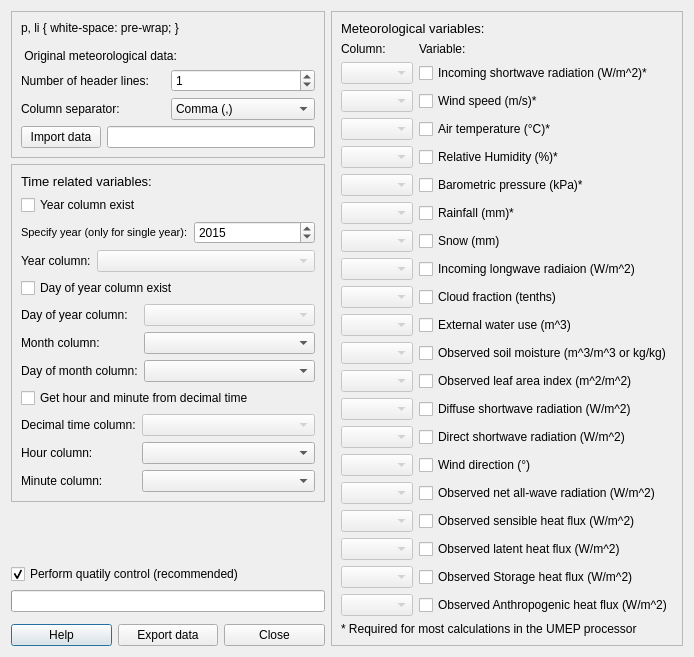
 <widget class="QDialog" name="MetdataProcessorDialogBase">
  <property name="enabled">
   <bool>true</bool>
  </property>
  <property name="geometry">
   <rect>
    <x>0</x>
    <y>0</y>
    <width>694</width>
    <height>614</height>
   </rect>
  </property>
  <property name="windowTitle">
   <string>Metdata processor</string>
  </property>
  <layout class="QGridLayout" name="gridLayout_4">
   <item row="3" column="0" colspan="3">
    <widget class="QCheckBox" name="checkBoxQuality">
     <property name="enabled">
      <bool>true</bool>
     </property>
     <property name="text">
      <string>Perform quatily control (recommended)</string>
     </property>
     <property name="checked">
      <bool>true</bool>
     </property>
    </widget>
   </item>
   <item row="4" column="0" colspan="3">
    <widget class="QProgressBar" name="progressBar">
     <property name="value">
      <number>0</number>
     </property>
     <property name="textVisible">
      <bool>false</bool>
     </property>
    </widget>
   </item>
   <item row="6" column="0">
    <widget class="QPushButton" name="helpButton">
     <property name="enabled">
      <bool>true</bool>
     </property>
     <property name="cursor">
      <cursorShape>ArrowCursor</cursorShape>
     </property>
     <property name="text">
      <string>Help</string>
     </property>
    </widget>
   </item>
   <item row="6" column="1">
    <widget class="QPushButton" name="pushButtonExport">
     <property name="enabled">
      <bool>true</bool>
     </property>
     <property name="cursor">
      <cursorShape>ArrowCursor</cursorShape>
     </property>
     <property name="text">
      <string>Export data</string>
     </property>
    </widget>
   </item>
   <item row="6" column="2">
    <widget class="QPushButton" name="pushButtonClose">
     <property name="text">
      <string>Close</string>
     </property>
    </widget>
   </item>
   <item row="0" column="0" colspan="3">
    <widget class="QFrame" name="frame_2">
     <property name="frameShape">
      <enum>QFrame::StyledPanel</enum>
     </property>
     <property name="frameShadow">
      <enum>QFrame::Raised</enum>
     </property>
     <layout class="QGridLayout" name="gridLayout">
      <item row="0" column="0">
       <widget class="QLabel" name="label_12">
        <property name="text">
         <string>&lt;!DOCTYPE HTML PUBLIC &quot;-//W3C//DTD HTML 4.0//EN&quot; &quot;http://www.w3.org/TR/REC-html40/strict.dtd&quot;&gt;
&lt;html&gt;&lt;head&gt;&lt;meta name=&quot;qrichtext&quot; content=&quot;1&quot; /&gt;&lt;style type=&quot;text/css&quot;&gt;
p, li { white-space: pre-wrap; }
&lt;/style&gt;&lt;/head&gt;&lt;body style=&quot; font-family:'MS Shell Dlg 2'; font-size:8.25pt; font-weight:400; font-style:normal;&quot;&gt;
&lt;p style=&quot; margin-top:0px; margin-bottom:0px; margin-left:0px; margin-right:0px; -qt-block-indent:0; text-indent:0px;&quot;&gt;&lt;span style=&quot; font-size:10pt;&quot;&gt;Original meteorological data:&lt;/span&gt;&lt;/p&gt;&lt;/body&gt;&lt;/html&gt;</string>
        </property>
       </widget>
      </item>
      <item row="1" column="0">
       <layout class="QHBoxLayout" name="horizontalLayout_3">
        <item>
         <widget class="QLabel" name="label_4">
          <property name="text">
           <string>Number of header lines:</string>
          </property>
         </widget>
        </item>
        <item>
         <widget class="QSpinBox" name="spinBoxHeader">
          <property name="enabled">
           <bool>true</bool>
          </property>
          <property name="value">
           <number>1</number>
          </property>
         </widget>
        </item>
       </layout>
      </item>
      <item row="2" column="0">
       <layout class="QHBoxLayout" name="horizontalLayout_2">
        <item>
         <widget class="QLabel" name="label_16">
          <property name="text">
           <string>Column separator:</string>
          </property>
         </widget>
        </item>
        <item>
         <widget class="QComboBox" name="comboBox_sep">
          <property name="enabled">
           <bool>true</bool>
          </property>
          <item>
           <property name="text">
            <string>Comma (,)</string>
           </property>
          </item>
          <item>
           <property name="text">
            <string>Space ( )</string>
           </property>
          </item>
          <item>
           <property name="text">
            <string>Tab (\t)</string>
           </property>
          </item>
          <item>
           <property name="text">
            <string>Semicolon (;)</string>
           </property>
          </item>
          <item>
           <property name="text">
            <string>Colon (:)</string>
           </property>
          </item>
         </widget>
        </item>
       </layout>
      </item>
      <item row="3" column="0">
       <layout class="QHBoxLayout" name="horizontalLayout">
        <item>
         <widget class="QPushButton" name="pushButtonImport">
          <property name="text">
           <string>Import data</string>
          </property>
         </widget>
        </item>
        <item>
         <widget class="QLineEdit" name="textInput"/>
        </item>
       </layout>
      </item>
     </layout>
    </widget>
   </item>
   <item row="0" column="3" rowspan="7">
    <widget class="QFrame" name="frame">
     <property name="enabled">
      <bool>true</bool>
     </property>
     <property name="frameShape">
      <enum>QFrame::StyledPanel</enum>
     </property>
     <property name="frameShadow">
      <enum>QFrame::Raised</enum>
     </property>
     <layout class="QGridLayout" name="gridLayout_3">
      <item row="0" column="0" colspan="2">
       <widget class="QLabel" name="label_8">
        <property name="text">
         <string>&lt;!DOCTYPE HTML PUBLIC &quot;-//W3C//DTD HTML 4.0//EN&quot; &quot;http://www.w3.org/TR/REC-html40/strict.dtd&quot;&gt;
&lt;html&gt;&lt;head&gt;&lt;meta name=&quot;qrichtext&quot; content=&quot;1&quot; /&gt;&lt;style type=&quot;text/css&quot;&gt;
p, li { white-space: pre-wrap; }
&lt;/style&gt;&lt;/head&gt;&lt;body style=&quot; font-family:'MS Shell Dlg 2'; font-size:8.25pt; font-weight:400; font-style:normal;&quot;&gt;
&lt;p style=&quot; margin-top:0px; margin-bottom:0px; margin-left:0px; margin-right:0px; -qt-block-indent:0; text-indent:0px;&quot;&gt;&lt;span style=&quot; font-size:10pt;&quot;&gt;Meteorological variables:&lt;/span&gt;&lt;/p&gt;&lt;/body&gt;&lt;/html&gt;</string>
        </property>
       </widget>
      </item>
      <item row="1" column="0">
       <widget class="QLabel" name="label_col">
        <property name="text">
         <string>Column:</string>
        </property>
       </widget>
      </item>
      <item row="1" column="1">
       <widget class="QLabel" name="label_18">
        <property name="text">
         <string>Variable:</string>
        </property>
       </widget>
      </item>
      <item row="2" column="0">
       <widget class="QComboBox" name="comboBox_kdown">
        <property name="enabled">
         <bool>false</bool>
        </property>
       </widget>
      </item>
      <item row="2" column="1">
       <widget class="QCheckBox" name="checkBox_kdown">
        <property name="enabled">
         <bool>true</bool>
        </property>
        <property name="text">
         <string>Incoming shortwave radiation (W/m^2)*</string>
        </property>
        <property name="checked">
         <bool>false</bool>
        </property>
       </widget>
      </item>
      <item row="3" column="0">
       <widget class="QComboBox" name="comboBox_ws">
        <property name="enabled">
         <bool>false</bool>
        </property>
       </widget>
      </item>
      <item row="3" column="1">
       <widget class="QCheckBox" name="checkBox_ws">
        <property name="enabled">
         <bool>true</bool>
        </property>
        <property name="text">
         <string>Wind speed (m/s)*</string>
        </property>
        <property name="checked">
         <bool>false</bool>
        </property>
       </widget>
      </item>
      <item row="4" column="0">
       <widget class="QComboBox" name="comboBox_Tair">
        <property name="enabled">
         <bool>false</bool>
        </property>
       </widget>
      </item>
      <item row="4" column="1">
       <widget class="QCheckBox" name="checkBox_Tair">
        <property name="enabled">
         <bool>true</bool>
        </property>
        <property name="text">
         <string>Air temperature (°C)*</string>
        </property>
        <property name="checked">
         <bool>false</bool>
        </property>
       </widget>
      </item>
      <item row="5" column="0">
       <widget class="QComboBox" name="comboBox_RH">
        <property name="enabled">
         <bool>false</bool>
        </property>
       </widget>
      </item>
      <item row="5" column="1">
       <widget class="QCheckBox" name="checkBox_RH">
        <property name="enabled">
         <bool>true</bool>
        </property>
        <property name="text">
         <string>Relative Humidity (%)*</string>
        </property>
        <property name="checked">
         <bool>false</bool>
        </property>
       </widget>
      </item>
      <item row="6" column="0">
       <widget class="QComboBox" name="comboBox_pres">
        <property name="enabled">
         <bool>false</bool>
        </property>
       </widget>
      </item>
      <item row="6" column="1">
       <widget class="QCheckBox" name="checkBox_pres">
        <property name="enabled">
         <bool>true</bool>
        </property>
        <property name="text">
         <string>Barometric pressure (kPa)*</string>
        </property>
        <property name="checked">
         <bool>false</bool>
        </property>
       </widget>
      </item>
      <item row="7" column="0">
       <widget class="QComboBox" name="comboBox_rain">
        <property name="enabled">
         <bool>false</bool>
        </property>
       </widget>
      </item>
      <item row="7" column="1">
       <widget class="QCheckBox" name="checkBox_rain">
        <property name="enabled">
         <bool>true</bool>
        </property>
        <property name="text">
         <string>Rainfall (mm)*</string>
        </property>
        <property name="checked">
         <bool>false</bool>
        </property>
       </widget>
      </item>
      <item row="8" column="0">
       <widget class="QComboBox" name="comboBox_snow">
        <property name="enabled">
         <bool>false</bool>
        </property>
       </widget>
      </item>
      <item row="8" column="1">
       <widget class="QCheckBox" name="checkBox_snow">
        <property name="enabled">
         <bool>true</bool>
        </property>
        <property name="text">
         <string>Snow (mm)</string>
        </property>
        <property name="checked">
         <bool>false</bool>
        </property>
       </widget>
      </item>
      <item row="9" column="0">
       <widget class="QComboBox" name="comboBox_ldown">
        <property name="enabled">
         <bool>false</bool>
        </property>
       </widget>
      </item>
      <item row="9" column="1">
       <widget class="QCheckBox" name="checkBox_ldown">
        <property name="enabled">
         <bool>true</bool>
        </property>
        <property name="text">
         <string>Incoming longwave radiaion (W/m^2)</string>
        </property>
        <property name="checked">
         <bool>false</bool>
        </property>
       </widget>
      </item>
      <item row="10" column="0">
       <widget class="QComboBox" name="comboBox_fcld">
        <property name="enabled">
         <bool>false</bool>
        </property>
       </widget>
      </item>
      <item row="10" column="1">
       <widget class="QCheckBox" name="checkBox_fcld">
        <property name="enabled">
         <bool>true</bool>
        </property>
        <property name="text">
         <string>Cloud fraction (tenths)</string>
        </property>
        <property name="checked">
         <bool>false</bool>
        </property>
       </widget>
      </item>
      <item row="11" column="0">
       <widget class="QComboBox" name="comboBox_Wuh">
        <property name="enabled">
         <bool>false</bool>
        </property>
       </widget>
      </item>
      <item row="11" column="1">
       <widget class="QCheckBox" name="checkBox_Wuh">
        <property name="enabled">
         <bool>true</bool>
        </property>
        <property name="text">
         <string>External water use (m^3)</string>
        </property>
        <property name="checked">
         <bool>false</bool>
        </property>
       </widget>
      </item>
      <item row="12" column="0">
       <widget class="QComboBox" name="comboBox_xsmd">
        <property name="enabled">
         <bool>false</bool>
        </property>
       </widget>
      </item>
      <item row="12" column="1">
       <widget class="QCheckBox" name="checkBox_xcmd">
        <property name="enabled">
         <bool>true</bool>
        </property>
        <property name="text">
         <string>Observed soil moisture (m^3/m^3 or kg/kg)</string>
        </property>
        <property name="checked">
         <bool>false</bool>
        </property>
       </widget>
      </item>
      <item row="13" column="0">
       <widget class="QComboBox" name="comboBox_lai">
        <property name="enabled">
         <bool>false</bool>
        </property>
       </widget>
      </item>
      <item row="13" column="1">
       <widget class="QCheckBox" name="checkBox_lai">
        <property name="enabled">
         <bool>true</bool>
        </property>
        <property name="text">
         <string>Observed leaf area index (m^2/m^2)</string>
        </property>
        <property name="checked">
         <bool>false</bool>
        </property>
       </widget>
      </item>
      <item row="14" column="0">
       <widget class="QComboBox" name="comboBox_kdiff">
        <property name="enabled">
         <bool>false</bool>
        </property>
       </widget>
      </item>
      <item row="14" column="1">
       <widget class="QCheckBox" name="checkBox_kdiff">
        <property name="enabled">
         <bool>true</bool>
        </property>
        <property name="text">
         <string>Diffuse shortwave radiation (W/m^2)</string>
        </property>
        <property name="checked">
         <bool>false</bool>
        </property>
       </widget>
      </item>
      <item row="15" column="0">
       <widget class="QComboBox" name="comboBox_kdir">
        <property name="enabled">
         <bool>false</bool>
        </property>
       </widget>
      </item>
      <item row="15" column="1">
       <widget class="QCheckBox" name="checkBox_kdir">
        <property name="enabled">
         <bool>true</bool>
        </property>
        <property name="text">
         <string>Direct shortwave radiation (W/m^2)</string>
        </property>
        <property name="checked">
         <bool>false</bool>
        </property>
       </widget>
      </item>
      <item row="16" column="0">
       <widget class="QComboBox" name="comboBox_Wd">
        <property name="enabled">
         <bool>false</bool>
        </property>
       </widget>
      </item>
      <item row="16" column="1">
       <widget class="QCheckBox" name="checkBox_Wd">
        <property name="enabled">
         <bool>true</bool>
        </property>
        <property name="text">
         <string>Wind direction (°)</string>
        </property>
        <property name="checked">
         <bool>false</bool>
        </property>
       </widget>
      </item>
      <item row="17" column="0">
       <widget class="QComboBox" name="comboBox_qn">
        <property name="enabled">
         <bool>false</bool>
        </property>
       </widget>
      </item>
      <item row="17" column="1">
       <widget class="QCheckBox" name="checkBox_qn">
        <property name="enabled">
         <bool>true</bool>
        </property>
        <property name="text">
         <string>Observed net all-wave radiation (W/m^2)</string>
        </property>
        <property name="checked">
         <bool>false</bool>
        </property>
       </widget>
      </item>
      <item row="18" column="0">
       <widget class="QComboBox" name="comboBox_qh">
        <property name="enabled">
         <bool>false</bool>
        </property>
       </widget>
      </item>
      <item row="18" column="1">
       <widget class="QCheckBox" name="checkBox_qh">
        <property name="enabled">
         <bool>true</bool>
        </property>
        <property name="text">
         <string>Observed sensible heat flux (W/m^2)</string>
        </property>
        <property name="checked">
         <bool>false</bool>
        </property>
       </widget>
      </item>
      <item row="19" column="0">
       <widget class="QComboBox" name="comboBox_qe">
        <property name="enabled">
         <bool>false</bool>
        </property>
       </widget>
      </item>
      <item row="19" column="1">
       <widget class="QCheckBox" name="checkBox_qe">
        <property name="enabled">
         <bool>true</bool>
        </property>
        <property name="text">
         <string>Observed latent heat flux (W/m^2)</string>
        </property>
        <property name="checked">
         <bool>false</bool>
        </property>
       </widget>
      </item>
      <item row="20" column="0">
       <widget class="QComboBox" name="comboBox_qs">
        <property name="enabled">
         <bool>false</bool>
        </property>
       </widget>
      </item>
      <item row="20" column="1">
       <widget class="QCheckBox" name="checkBox_qs">
        <property name="enabled">
         <bool>true</bool>
        </property>
        <property name="text">
         <string>Observed Storage heat flux (W/m^2)</string>
        </property>
        <property name="checked">
         <bool>false</bool>
        </property>
       </widget>
      </item>
      <item row="21" column="0">
       <widget class="QComboBox" name="comboBox_qf">
        <property name="enabled">
         <bool>false</bool>
        </property>
       </widget>
      </item>
      <item row="21" column="1">
       <widget class="QCheckBox" name="checkBox_qf">
        <property name="enabled">
         <bool>true</bool>
        </property>
        <property name="text">
         <string>Observed Anthropogenic heat flux (W/m^2)</string>
        </property>
        <property name="checked">
         <bool>false</bool>
        </property>
       </widget>
      </item>
      <item row="22" column="0" colspan="2">
       <widget class="QLabel" name="label_19">
        <property name="text">
         <string>* Required for most calculations in the UMEP processor</string>
        </property>
       </widget>
      </item>
     </layout>
    </widget>
   </item>
   <item row="1" column="0" colspan="3">
    <widget class="QFrame" name="frame_3">
     <property name="enabled">
      <bool>true</bool>
     </property>
     <property name="frameShape">
      <enum>QFrame::StyledPanel</enum>
     </property>
     <property name="frameShadow">
      <enum>QFrame::Raised</enum>
     </property>
     <layout class="QGridLayout" name="gridLayout_2">
      <item row="0" column="0">
       <widget class="QLabel" name="label_9">
        <property name="text">
         <string>&lt;!DOCTYPE HTML PUBLIC &quot;-//W3C//DTD HTML 4.0//EN&quot; &quot;http://www.w3.org/TR/REC-html40/strict.dtd&quot;&gt;
&lt;html&gt;&lt;head&gt;&lt;meta name=&quot;qrichtext&quot; content=&quot;1&quot; /&gt;&lt;style type=&quot;text/css&quot;&gt;
p, li { white-space: pre-wrap; }
&lt;/style&gt;&lt;/head&gt;&lt;body style=&quot; font-family:'MS Shell Dlg 2'; font-size:8.25pt; font-weight:400; font-style:normal;&quot;&gt;
&lt;p style=&quot; margin-top:0px; margin-bottom:0px; margin-left:0px; margin-right:0px; -qt-block-indent:0; text-indent:0px;&quot;&gt;&lt;span style=&quot; font-size:10pt;&quot;&gt;Time related variables:&lt;/span&gt;&lt;/p&gt;&lt;/body&gt;&lt;/html&gt;</string>
        </property>
       </widget>
      </item>
      <item row="1" column="0">
       <widget class="QCheckBox" name="checkBoxYear">
        <property name="enabled">
         <bool>true</bool>
        </property>
        <property name="text">
         <string>Year column exist</string>
        </property>
        <property name="checked">
         <bool>false</bool>
        </property>
       </widget>
      </item>
      <item row="2" column="0">
       <layout class="QHBoxLayout" name="horizontalLayout_4">
        <item>
         <widget class="QLabel" name="label_5">
          <property name="text">
           <string>&lt;!DOCTYPE HTML PUBLIC &quot;-//W3C//DTD HTML 4.0//EN&quot; &quot;http://www.w3.org/TR/REC-html40/strict.dtd&quot;&gt;
&lt;html&gt;&lt;head&gt;&lt;meta name=&quot;qrichtext&quot; content=&quot;1&quot; /&gt;&lt;style type=&quot;text/css&quot;&gt;
p, li { white-space: pre-wrap; }
&lt;/style&gt;&lt;/head&gt;&lt;body style=&quot; font-family:'MS Shell Dlg 2'; font-size:8.25pt; font-weight:400; font-style:normal;&quot;&gt;
&lt;p style=&quot; margin-top:0px; margin-bottom:0px; margin-left:0px; margin-right:0px; -qt-block-indent:0; text-indent:0px;&quot;&gt;&lt;span style=&quot; font-size:8pt;&quot;&gt;Specify year (only for single year):&lt;/span&gt;&lt;/p&gt;&lt;/body&gt;&lt;/html&gt;</string>
          </property>
         </widget>
        </item>
        <item>
         <widget class="QSpinBox" name="spinBoxYear">
          <property name="enabled">
           <bool>true</bool>
          </property>
          <property name="minimum">
           <number>1900</number>
          </property>
          <property name="maximum">
           <number>2100</number>
          </property>
          <property name="value">
           <number>2015</number>
          </property>
         </widget>
        </item>
       </layout>
      </item>
      <item row="4" column="0">
       <widget class="QCheckBox" name="checkBoxDOY">
        <property name="enabled">
         <bool>true</bool>
        </property>
        <property name="text">
         <string>Day of year column exist</string>
        </property>
        <property name="checked">
         <bool>false</bool>
        </property>
       </widget>
      </item>
      <item row="5" column="0">
       <layout class="QFormLayout" name="formLayout">
        <item row="0" column="0">
         <widget class="QLabel" name="label_7">
          <property name="text">
           <string>Day of year column:</string>
          </property>
         </widget>
        </item>
        <item row="0" column="1">
         <widget class="QComboBox" name="comboBox_doy">
          <property name="enabled">
           <bool>false</bool>
          </property>
         </widget>
        </item>
        <item row="1" column="0">
         <widget class="QLabel" name="label_10">
          <property name="text">
           <string>Month column:</string>
          </property>
         </widget>
        </item>
        <item row="1" column="1">
         <widget class="QComboBox" name="comboBox_month">
          <property name="enabled">
           <bool>true</bool>
          </property>
         </widget>
        </item>
        <item row="2" column="0">
         <widget class="QLabel" name="label_11">
          <property name="text">
           <string>Day of month column:</string>
          </property>
         </widget>
        </item>
        <item row="2" column="1">
         <widget class="QComboBox" name="comboBox_dom">
          <property name="enabled">
           <bool>true</bool>
          </property>
         </widget>
        </item>
       </layout>
      </item>
      <item row="6" column="0">
       <widget class="QCheckBox" name="checkBoxDectime">
        <property name="enabled">
         <bool>true</bool>
        </property>
        <property name="text">
         <string>Get hour and minute from decimal time</string>
        </property>
        <property name="checked">
         <bool>false</bool>
        </property>
       </widget>
      </item>
      <item row="7" column="0">
       <layout class="QFormLayout" name="formLayout_2">
        <item row="0" column="0">
         <widget class="QLabel" name="label_13">
          <property name="text">
           <string>Decimal time column:</string>
          </property>
         </widget>
        </item>
        <item row="0" column="1">
         <widget class="QComboBox" name="comboBox_dectime">
          <property name="enabled">
           <bool>false</bool>
          </property>
         </widget>
        </item>
        <item row="1" column="0">
         <widget class="QLabel" name="label_14">
          <property name="text">
           <string>Hour column:</string>
          </property>
         </widget>
        </item>
        <item row="1" column="1">
         <widget class="QComboBox" name="comboBox_hour">
          <property name="enabled">
           <bool>true</bool>
          </property>
         </widget>
        </item>
        <item row="2" column="0">
         <widget class="QLabel" name="label_15">
          <property name="text">
           <string>Minute column:</string>
          </property>
         </widget>
        </item>
        <item row="2" column="1">
         <widget class="QComboBox" name="comboBox_minute">
          <property name="enabled">
           <bool>true</bool>
          </property>
         </widget>
        </item>
       </layout>
      </item>
      <item row="3" column="0">
       <layout class="QFormLayout" name="formLayout_3">
        <property name="fieldGrowthPolicy">
         <enum>QFormLayout::AllNonFixedFieldsGrow</enum>
        </property>
        <item row="0" column="0">
         <widget class="QLabel" name="label_6">
          <property name="text">
           <string>&lt;html&gt;&lt;head/&gt;&lt;body&gt;&lt;p&gt;Year column:&lt;/p&gt;&lt;/body&gt;&lt;/html&gt;</string>
          </property>
         </widget>
        </item>
        <item row="0" column="1">
         <widget class="QComboBox" name="comboBox_yyyy">
          <property name="enabled">
           <bool>false</bool>
          </property>
         </widget>
        </item>
       </layout>
      </item>
     </layout>
    </widget>
   </item>
   <item row="2" column="0">
    <spacer name="verticalSpacer">
     <property name="orientation">
      <enum>Qt::Vertical</enum>
     </property>
     <property name="sizeHint" stdset="0">
      <size>
       <width>20</width>
       <height>40</height>
      </size>
     </property>
    </spacer>
   </item>
  </layout>
 </widget>
